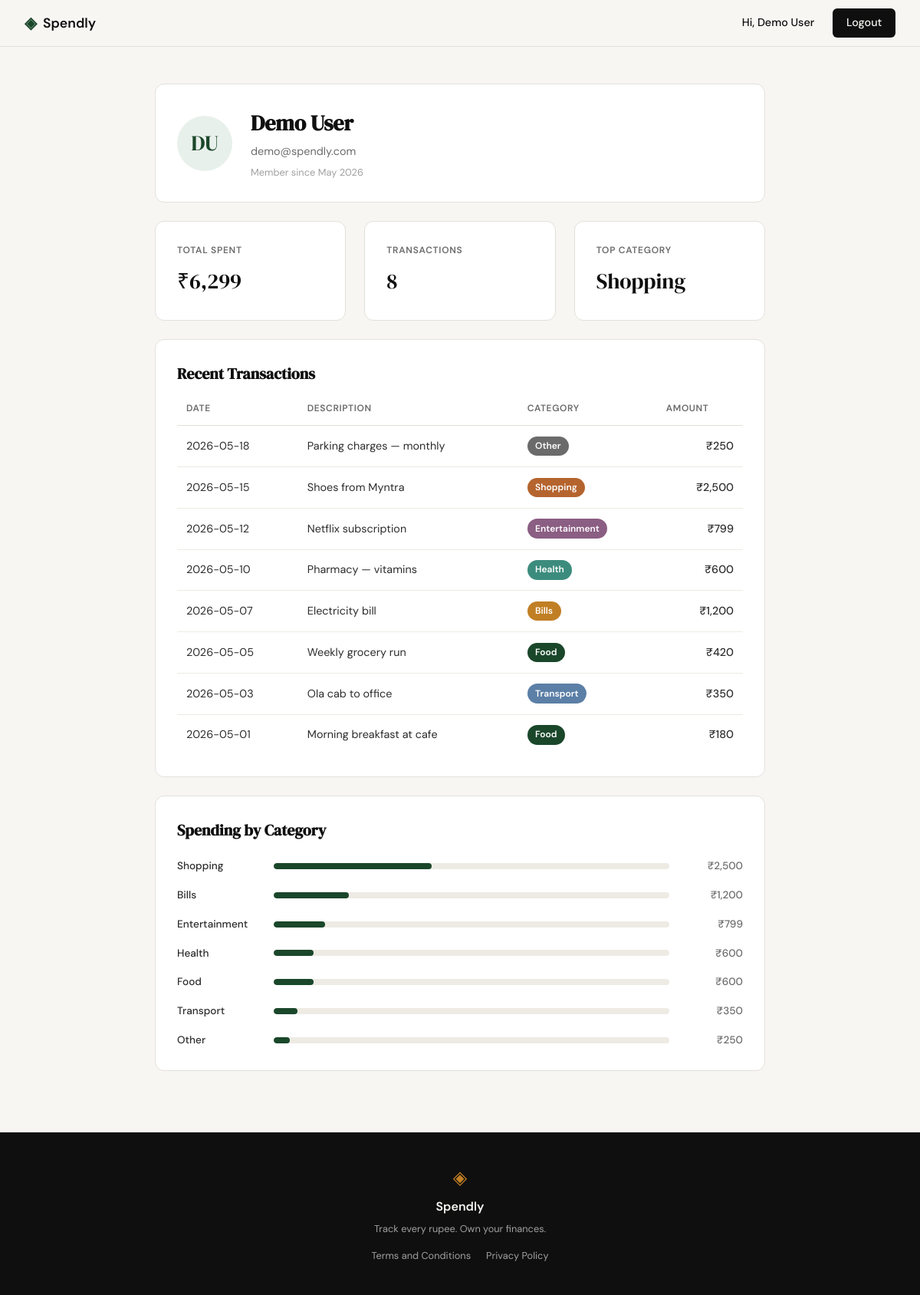
Screenshot of /profile (signed in) with the database file from the repository.
### tables this page shows
CREATE TABLE users (
            id            INTEGER PRIMARY KEY AUTOINCREMENT,
            name          TEXT    NOT NULL,
            email         TEXT    UNIQUE NOT NULL,
            password_hash TEXT    NOT NULL,
            created_at    TEXT    DEFAULT (datetime('now'))
        );

CREATE TABLE expenses (
            id          INTEGER PRIMARY KEY AUTOINCREMENT,
            user_id     INTEGER NOT NULL REFERENCES users(id),
            amount      REAL    NOT NULL,
            category    TEXT    NOT NULL,
            date        TEXT    NOT NULL,
            description TEXT,
            created_at  TEXT    DEFAULT (datetime('now'))
        );

### app.py (the view)
@app.route("/profile")
def profile():
    if not session.get("user_id"):
        return redirect(url_for("login"))
    db_user = get_user_by_id(session["user_id"])
    words = db_user["name"].split()
    initials = "".join(w[0].upper() for w in words if w)[:2]
    member_since = datetime.strptime(db_user["created_at"][:10], "%Y-%m-%d").strftime("%B %Y")
    user = {"name": db_user["name"], "email": db_user["email"],
            "initials": initials, "member_since": member_since}
    stats = get_expense_stats(session["user_id"])
    transactions = get_expenses_by_user(session["user_id"])
    categories = get_category_breakdown(session["user_id"])
    return render_template("profile.html", user=user, stats=stats,
                           transactions=transactions, categories=categories)

### database/db.py (called while the page is built)
def get_db():
    db_path = os.path.join(os.path.dirname(__file__), '..', 'spendly.db')
    conn = sqlite3.connect(db_path)
    conn.row_factory = sqlite3.Row
    conn.execute("PRAGMA foreign_keys = ON")
    return conn

def get_user_by_id(user_id):
    conn = get_db()
    user = conn.execute("SELECT * FROM users WHERE id = ?", (user_id,)).fetchone()
    conn.close()
    return user

def get_expenses_by_user(user_id, limit=10):
    conn = get_db()
    rows = conn.execute(
        "SELECT date, description, category, amount FROM expenses "
        "WHERE user_id = ? ORDER BY date DESC, created_at DESC LIMIT ?",
        (user_id, limit),
    ).fetchall()
    conn.close()
    return [
        {"date": r["date"], "description": r["description"],
         "category": r["category"], "amount": "{:,.0f}".format(r["amount"])}
        for r in rows
    ]

def get_expense_stats(user_id):
    conn = get_db()
    agg = conn.execute(
        "SELECT COALESCE(SUM(amount), 0) AS total_spent, COUNT(*) AS txn_count "
        "FROM expenses WHERE user_id = ?",
        (user_id,),
    ).fetchone()
    top = conn.execute(
        "SELECT category FROM expenses WHERE user_id = ? "
        "GROUP BY category ORDER BY SUM(amount) DESC LIMIT 1",
        (user_id,),
    ).fetchone()
    conn.close()
    return {
        "total_spent": "{:,.0f}".format(agg["total_spent"]),
        "txn_count": agg["txn_count"],
        "top_category": top["category"] if top else "—",
    }

def get_category_breakdown(user_id):
    conn = get_db()
    rows = conn.execute(
        "SELECT category, SUM(amount) AS total FROM expenses "
        "WHERE user_id = ? GROUP BY category ORDER BY total DESC",
        (user_id,),
    ).fetchall()
    conn.close()
    if not rows:
        return []
    grand_total = sum(r["total"] for r in rows)
    return [
        {"name": r["category"], "total": "{:,.0f}".format(r["total"]),
         "pct": round(r["total"] / grand_total * 100) if grand_total else 0}
        for r in rows
    ]

### templates/profile.html (shortened to what this page needs)
{% extends "base.html" %}
{% block head %}
<link rel="stylesheet" href="{{ url_for('static', filename='css/profile.css') }}">
{% endblock %}
{% block content %}
<section class="profile-page">
    <div class="profile-card user-card">
        <div class="profile-avatar">{{ user.initials }}</div>
        <div class="user-meta">
            <h1 class="user-name">{{ user.name }}</h1>
            <p class="user-email">{{ user.email }}</p>
            <p class="user-since">Member since {{ user.member_since }}</p>
        </div>
    </div>
    <div class="stats-row">
        <div class="profile-card stat-card">
            <span class="stat-label">Total Spent</span>
            <span class="stat-value">₹{{ stats.total_spent }}</span>
        </div>
        <div class="profile-card stat-card">
            <span class="stat-label">Transactions</span>
            <span class="stat-value">{{ stats.txn_count }}</span>
        </div>
        <div class="profile-card stat-card">
            <span class="stat-label">Top Category</span>
            <span class="stat-value">{{ stats.top_category }}</span>
        </div>
    </div>
    <div class="profile-card table-card">
        <h2 class="section-title">Recent Transactions</h2>
        <table class="txn-table">
            <thead>
                <tr>
                    <th>Date</th>
                    <th>Description</th>
                    <th>Category</th>
                    <th class="txn-amount-col">Amount</th>
                </tr>
            </thead>
            <tbody>
                {% for t in transactions %}
                <tr>
                    <td class="txn-date">{{ t.date }}</td>
                    <td>{{ t.description }}</td>
                    <td><span class="cat-badge cat-{{ t.category|lower }}">{{ t.category }}</span></td>
                    <td class="txn-amount-col">₹{{ t.amount }}</td>
                </tr>
                {% endfor %}
            </tbody>
        </table>
    </div>
    <div class="profile-card breakdown-card">
        <h2 class="section-title">Spending by Category</h2>
        <div class="cat-bars">
            {% for c in categories %}
            <div class="cat-bar-row">
                <span class="cat-bar-name">{{ c.name }}</span>
                <div class="cat-bar-track">
                    <div class="cat-bar cat-{{ c.name|lower }}" style="width: {{ c.pct }}%"></div>
                </div>
                <span class="cat-bar-amount">₹{{ c.total }}</span>
            </div>
            {% endfor %}
        </div>
    </div>
</section>
{% endblock %}

### templates/base.html (shortened to what this page needs)
<!DOCTYPE html>
<html lang="en">
<head>
    <link rel="stylesheet" href="{{ url_for('static', filename='css/style.css') }}">
    {% block head %}{% endblock %}
</head>
<body>
    <nav class="navbar">
        <div class="nav-inner">
            <a href="{{ url_for('landing') }}" class="nav-brand">
                <span class="brand-icon">◈</span>
                <span class="brand-name">Spendly</span>
            </a>
            <div class="nav-links">
                {% if session.user_id %}
                    <span class="nav-user">Hi, {{ session.user_name }}</span>
                    <a href="{{ url_for('logout') }}" class="nav-cta">Logout</a>
                {% else %}
                    <a href="{{ url_for('login') }}">Sign in</a>
                    <a href="{{ url_for('register') }}" class="nav-cta">Get started</a>
                {% endif %}
            </div>
        </div>
    </nav>
    <main class="main-content">
        {% block content %}{% endblock %}
    </main>
    <footer class="footer">
        <div class="footer-inner">
            <span class="brand-icon">◈</span>
            <span class="footer-name">Spendly</span>
            <p class="footer-copy">Track every rupee. Own your finances.</p>
            <div class="footer-links">
                <a href="{{ url_for('terms') }}">Terms and Conditions</a>
                <a href="{{ url_for('privacy') }}">Privacy Policy</a>
            </div>
        </div>
    </footer>
</body>
</html>

### static/css/style.css (style rules this page uses)
:root { --ink: #0f0f0f; --ink-soft: #2d2d2d; --ink-muted: #6b6b6b; --ink-faint: #a0a0a0; --paper: #f7f6f3; --paper-warm: #f0ede6; --paper-card: #ffffff; --accent: #1a472a; --accent-light: #e8f0eb; --accent-2: #c17f24; --accent-2-light: #fdf3e3; --danger: #c0392b; --danger-light: #fdecea; --border: #e4e1da; --border-soft: #eeebe4; --cat-food: var(--accent); --cat-transport: #5b7fa6; --cat-bills: var(--accent-2); --cat-health: #3c8c7e; --cat-entertainment: #8b5e83; --cat-shopping: #b5642e; --cat-other: var(--ink-muted); --font-display: 'DM Serif Display', Georgia, serif; --font-body: 'DM Sans', system-ui, sans-serif; --max-width: 1200px; --auth-width: 440px; --radius-sm: 6px; --radius-md: 12px; --radius-lg: 20px; }
*, *::before, *::after { box-sizing: border-box; margin: 0; padding: 0; }
html { font-size: 16px; scroll-behavior: smooth; }
body { background: var(--paper); color: var(--ink); font-family: var(--font-body); font-size: 1rem; line-height: 1.6; -webkit-font-smoothing: antialiased; }
a { color: inherit; text-decoration: none; }
.navbar { position: sticky; top: 0; z-index: 100; background: var(--paper); border-bottom: 1px solid var(--border); padding: 0 2rem; }
.nav-inner { max-width: var(--max-width); margin: 0 auto; height: 60px; display: flex; align-items: center; justify-content: space-between; }
.nav-brand { display: flex; align-items: center; gap: 0.5rem; font-family: var(--font-body); font-weight: 600; font-size: 1.1rem; color: var(--ink); }
.brand-icon { color: var(--accent); font-size: 1.3rem; }
.brand-name { color: var(--ink); }
.nav-links { display: flex; align-items: center; gap: 1.5rem; font-size: 0.9rem; font-weight: 500; }
.nav-links a { color: var(--ink-muted); transition: color 0.2s; }
.nav-cta { background: var(--ink) !important; color: var(--paper) !important; padding: 0.45rem 1.1rem; border-radius: var(--radius-sm); transition: background 0.2s !important; }
.main-content { min-height: calc(100vh - 60px - 100px); }
.footer { background: var(--ink); color: var(--paper); padding: 2.5rem 2rem; text-align: center; }
.footer-inner { display: flex; flex-direction: column; align-items: center; gap: 0.4rem; }
.footer .brand-icon { color: var(--accent-2); font-size: 1.5rem; }
.footer-name { font-weight: 600; font-size: 1rem; }
.footer-copy { font-size: 0.8rem; color: var(--ink-faint); }
.footer-links { display: flex; gap: 1.25rem; margin-top: 0.5rem; }
.footer-links a { font-size: 0.8rem; color: var(--ink-faint); transition: color 0.2s; }

### rows the page displays
users: user_name "Demo User", name "Demo User", email "demo@spendly.com"
expenses: top_category "Shopping", date "2026-05-15", description "Shoes from Myntra", category "Shopping", amount "2,500"
expenses: date "2026-05-18", description "Parking charges — monthly", category "Other", amount "250"
expenses: date "2026-05-12", description "Netflix subscription", category "Entertainment", amount "799"
expenses: date "2026-05-10", description "Pharmacy — vitamins", category "Health", amount "600"
expenses: date "2026-05-07", description "Electricity bill", category "Bills", amount "1,200"
expenses: date "2026-05-05", description "Weekly grocery run", category "Food", amount "420"
expenses: date "2026-05-03", description "Ola cab to office", category "Transport", amount "350"
expenses: date "2026-05-01", description "Morning breakfast at cafe", category "Food", amount "180"

### other values shown
{{ user.initials }} "DU"
{{ user.member_since }} "May 2026"
{{ stats.total_spent }} "6,299"
{{ stats.txn_count }} "8"
{{ c.name }} "Shopping" "Bills" "Entertainment" "Health" "Food" "Transport" "Other"
{{ c.total }} "2,500" "1,200" "799" "600" "600" "350" "250"
